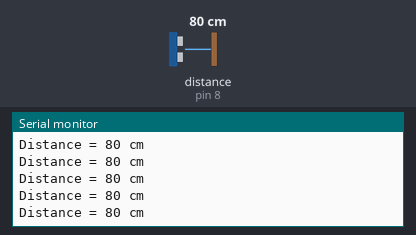
Simulated run of this sketch. Board: Arduino Uno, built with avr-gcc and run on an emulated ATmega328P. On the bench: the last lines printed to the serial monitor. Wiring (inferred from the names in the program): ultrasonic range finder: trigger pin 9; echo pin 8. The inputs (shaded band) are chosen by the test bench; at power-on: distance to the obstacle (sensor on pin 8) 80 cm. The echo pulse lasts 58.3 µs per cm.

Above: at 1.2 s.
1.3 s: distance to the obstacle (sensor on pin 8) set to 299 cm
At 1.62 s:
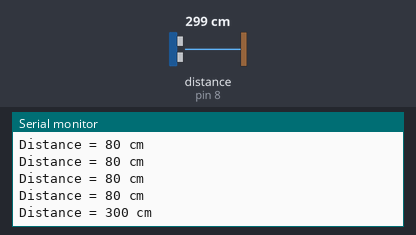
4.3 s: distance to the obstacle (sensor on pin 8) set to 2 cm
At 4.45 s:
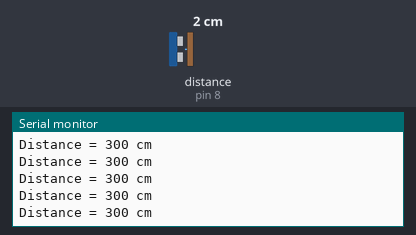
Timing chart, 0 to 7.3 s (numbered marks = the images above; inputs shaded):
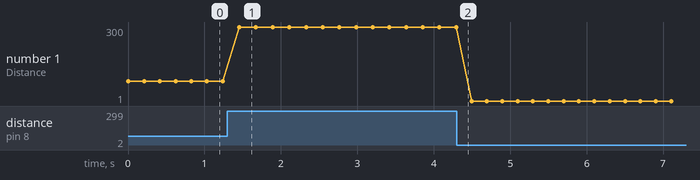

The sketch:

5_1.ino
```cpp
#define TRIGGER_PIN 9 // digital pin D9
#define ECHO_PIN 8 // digital pin D8
unsigned long distance, duration;

void setup() {
  Serial.begin(9600);
  pinMode(TRIGGER_PIN, OUTPUT);
  pinMode(ECHO_PIN, INPUT);
}

void loop() {
  digitalWrite(TRIGGER_PIN, LOW); // Get Start
  delayMicroseconds(2); // stable the line
  digitalWrite(TRIGGER_PIN, HIGH); // sending 10 us pulse
  delayMicroseconds(10); // delay
  digitalWrite(TRIGGER_PIN, LOW); // waiting to receive signals
  duration = pulseIn(ECHO_PIN, HIGH); // calculating time
  distance = (duration / 2) / 29;
  Serial.print("Distance = ");
  Serial.print(distance);
  Serial.println(" cm");
  delay(200);
}
```

Measured:
- after the input at 1.3 s, the serial monitor: prints a new line after 0.16 s (image 1)
- plotted number 1: 80 → 300 after the input at 1.3 s, 300 → 1 after the input at 4.3 s
